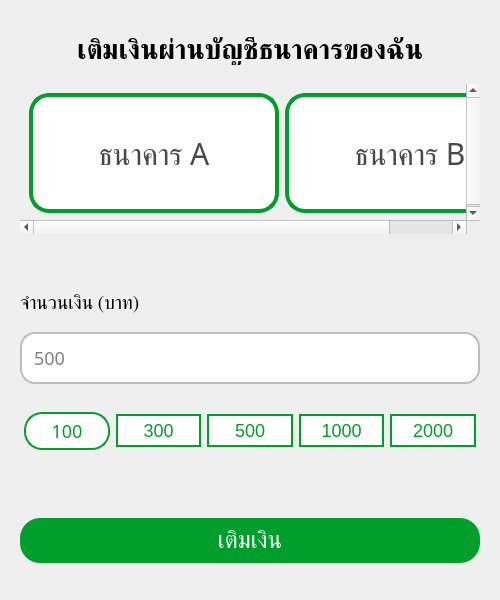
<?xml version="1.0" encoding="UTF-8"?>
<ui version="4.0">
 <class>TopUpDialog</class>
 <widget class="QDialog" name="TopUpDialog">
  <property name="geometry">
   <rect>
    <x>0</x>
    <y>0</y>
    <width>500</width>
    <height>600</height>
   </rect>
  </property>
  <property name="sizePolicy">
   <sizepolicy hsizetype="Preferred" vsizetype="Preferred">
    <horstretch>0</horstretch>
    <verstretch>0</verstretch>
   </sizepolicy>
  </property>
  <property name="minimumSize">
   <size>
    <width>500</width>
    <height>600</height>
   </size>
  </property>
  <property name="windowTitle">
   <string>Dialog</string>
  </property>
  <layout class="QVBoxLayout" name="verticalLayout">
   <property name="spacing">
    <number>2</number>
   </property>
   <property name="leftMargin">
    <number>20</number>
   </property>
   <property name="topMargin">
    <number>20</number>
   </property>
   <property name="rightMargin">
    <number>20</number>
   </property>
   <property name="bottomMargin">
    <number>20</number>
   </property>
   <item>
    <widget class="QLabel" name="label">
     <property name="sizePolicy">
      <sizepolicy hsizetype="Preferred" vsizetype="Maximum">
       <horstretch>0</horstretch>
       <verstretch>0</verstretch>
      </sizepolicy>
     </property>
     <property name="font">
      <font>
       <family>Kanit</family>
       <pointsize>20</pointsize>
       <bold>true</bold>
      </font>
     </property>
     <property name="text">
      <string>เติมเงินผ่านบัญชีธนาคารของฉัน</string>
     </property>
     <property name="alignment">
      <set>Qt::AlignmentFlag::AlignCenter</set>
     </property>
    </widget>
   </item>
   <item>
    <widget class="QScrollArea" name="scrollArea">
     <property name="sizePolicy">
      <sizepolicy hsizetype="Expanding" vsizetype="Preferred">
       <horstretch>0</horstretch>
       <verstretch>0</verstretch>
      </sizepolicy>
     </property>
     <property name="minimumSize">
      <size>
       <width>0</width>
       <height>0</height>
      </size>
     </property>
     <property name="maximumSize">
      <size>
       <width>16777215</width>
       <height>150</height>
      </size>
     </property>
     <property name="frameShape">
      <enum>QFrame::Shape::NoFrame</enum>
     </property>
     <property name="widgetResizable">
      <bool>true</bool>
     </property>
     <property name="alignment">
      <set>Qt::AlignmentFlag::AlignLeading|Qt::AlignmentFlag::AlignLeft|Qt::AlignmentFlag::AlignTop</set>
     </property>
     <widget class="QWidget" name="scrollAreaWidgetContents">
      <property name="geometry">
       <rect>
        <x>0</x>
        <y>0</y>
        <width>529</width>
        <height>142</height>
       </rect>
      </property>
      <property name="sizePolicy">
       <sizepolicy hsizetype="Preferred" vsizetype="Maximum">
        <horstretch>0</horstretch>
        <verstretch>0</verstretch>
       </sizepolicy>
      </property>
      <layout class="QHBoxLayout" name="horizontalLayout">
       <item>
        <widget class="QWidget" name="widget" native="true">
         <property name="minimumSize">
          <size>
           <width>250</width>
           <height>120</height>
          </size>
         </property>
         <property name="maximumSize">
          <size>
           <width>250</width>
           <height>120</height>
          </size>
         </property>
         <property name="styleSheet">
          <string notr="true">QWidget {
	border: 4px solid #009E2A;
	border-radius: 20px;
	background: white;
}

QWidget::hover {
	background: #EEFBF0;
}</string>
         </property>
         <layout class="QHBoxLayout" name="horizontalLayout_2">
          <item>
           <widget class="QLabel" name="label_2">
            <property name="font">
             <font>
              <family>Kanit</family>
              <pointsize>-1</pointsize>
              <fontweight>Medium</fontweight>
             </font>
            </property>
            <property name="styleSheet">
             <string notr="true">QLabel {
	border: none;
	color: #484848;
	font-size: 30px;
	background: transparent;
}</string>
            </property>
            <property name="text">
             <string>ธนาคาร A</string>
            </property>
            <property name="alignment">
             <set>Qt::AlignmentFlag::AlignCenter</set>
            </property>
           </widget>
          </item>
         </layout>
        </widget>
       </item>
       <item>
        <widget class="QWidget" name="widget_2" native="true">
         <property name="minimumSize">
          <size>
           <width>250</width>
           <height>120</height>
          </size>
         </property>
         <property name="maximumSize">
          <size>
           <width>250</width>
           <height>120</height>
          </size>
         </property>
         <property name="styleSheet">
          <string notr="true">QWidget {
	border: 4px solid #009E2A;
	border-radius: 20px;
	background: white;
}

QWidget::hover {
	background: #EEFBF0;
}</string>
         </property>
         <layout class="QHBoxLayout" name="horizontalLayout_3">
          <item>
           <widget class="QLabel" name="label_3">
            <property name="font">
             <font>
              <family>Kanit</family>
              <pointsize>-1</pointsize>
              <fontweight>Medium</fontweight>
             </font>
            </property>
            <property name="styleSheet">
             <string notr="true">QLabel {
	border: none;
	color: #484848;
	font-size: 30px;
	background: transparent;
}</string>
            </property>
            <property name="text">
             <string>ธนาคาร B</string>
            </property>
            <property name="alignment">
             <set>Qt::AlignmentFlag::AlignCenter</set>
            </property>
           </widget>
          </item>
         </layout>
        </widget>
       </item>
      </layout>
     </widget>
    </widget>
   </item>
   <item>
    <spacer name="verticalSpacer_3">
     <property name="orientation">
      <enum>Qt::Orientation::Vertical</enum>
     </property>
     <property name="sizeType">
      <enum>QSizePolicy::Policy::Fixed</enum>
     </property>
     <property name="sizeHint" stdset="0">
      <size>
       <width>20</width>
       <height>40</height>
      </size>
     </property>
    </spacer>
   </item>
   <item>
    <widget class="QLabel" name="label_4">
     <property name="sizePolicy">
      <sizepolicy hsizetype="Preferred" vsizetype="Maximum">
       <horstretch>0</horstretch>
       <verstretch>0</verstretch>
      </sizepolicy>
     </property>
     <property name="font">
      <font>
       <family>Kanit</family>
       <pointsize>14</pointsize>
       <fontweight>DemiBold</fontweight>
      </font>
     </property>
     <property name="text">
      <string>จำนวนเงิน (บาท)</string>
     </property>
    </widget>
   </item>
   <item>
    <widget class="QLineEdit" name="amountEdit">
     <property name="font">
      <font>
       <family>Kanit</family>
       <pointsize>-1</pointsize>
      </font>
     </property>
     <property name="styleSheet">
      <string notr="true">padding: 10px;
background: white;
font-size: 18px;
border-radius: 15px;
border: 2px solid #BCBCBC;
</string>
     </property>
     <property name="placeholderText">
      <string>500</string>
     </property>
    </widget>
   </item>
   <item>
    <widget class="QWidget" name="SelectBalanceRow" native="true">
     <property name="sizePolicy">
      <sizepolicy hsizetype="Preferred" vsizetype="Maximum">
       <horstretch>0</horstretch>
       <verstretch>0</verstretch>
      </sizepolicy>
     </property>
     <layout class="QHBoxLayout" name="horizontalLayout_4">
      <property name="leftMargin">
       <number>4</number>
      </property>
      <property name="rightMargin">
       <number>4</number>
      </property>
      <item>
       <widget class="QPushButton" name="Top100">
        <property name="font">
         <font>
          <family>Kanit</family>
          <pointsize>-1</pointsize>
         </font>
        </property>
        <property name="styleSheet">
         <string notr="true">padding: 4px;
background: white;
font-size: 18px;
border-radius: 18px;
border: 2px solid #009E2A;
color: #009E2A;
</string>
        </property>
        <property name="text">
         <string>100</string>
        </property>
       </widget>
      </item>
      <item>
       <widget class="QPushButton" name="Top300">
        <property name="font">
         <font>
          <pointsize>-1</pointsize>
          <fontweight>DemiBold</fontweight>
         </font>
        </property>
        <property name="styleSheet">
         <string notr="true">padding: 4px;
background: white;
font-size: 18px;
border-radius: 18px;
border: 2px solid #009E2A;
color: #009E2A;
</string>
        </property>
        <property name="text">
         <string>300</string>
        </property>
       </widget>
      </item>
      <item>
       <widget class="QPushButton" name="Top500">
        <property name="font">
         <font>
          <pointsize>-1</pointsize>
          <fontweight>DemiBold</fontweight>
         </font>
        </property>
        <property name="styleSheet">
         <string notr="true">padding: 4px;
background: white;
font-size: 18px;
border-radius: 18px;
border: 2px solid #009E2A;
color: #009E2A;
</string>
        </property>
        <property name="text">
         <string>500</string>
        </property>
       </widget>
      </item>
      <item>
       <widget class="QPushButton" name="Top1000">
        <property name="font">
         <font>
          <pointsize>-1</pointsize>
          <fontweight>DemiBold</fontweight>
         </font>
        </property>
        <property name="styleSheet">
         <string notr="true">padding: 4px;
background: white;
font-size: 18px;
border-radius: 18px;
border: 2px solid #009E2A;
color: #009E2A;
</string>
        </property>
        <property name="text">
         <string>1000</string>
        </property>
       </widget>
      </item>
      <item>
       <widget class="QPushButton" name="Top2000">
        <property name="font">
         <font>
          <pointsize>-1</pointsize>
          <fontweight>DemiBold</fontweight>
         </font>
        </property>
        <property name="styleSheet">
         <string notr="true">padding: 4px;
background: white;
font-size: 18px;
border-radius: 18px;
border: 2px solid #009E2A;
color: #009E2A;
</string>
        </property>
        <property name="text">
         <string>2000</string>
        </property>
       </widget>
      </item>
     </layout>
    </widget>
   </item>
   <item>
    <spacer name="verticalSpacer_4">
     <property name="orientation">
      <enum>Qt::Orientation::Vertical</enum>
     </property>
     <property name="sizeType">
      <enum>QSizePolicy::Policy::Maximum</enum>
     </property>
     <property name="sizeHint" stdset="0">
      <size>
       <width>20</width>
       <height>30</height>
      </size>
     </property>
    </spacer>
   </item>
   <item>
    <widget class="QPushButton" name="ConfirmBtn">
     <property name="font">
      <font>
       <family>Kanit</family>
       <pointsize>-1</pointsize>
       <fontweight>DemiBold</fontweight>
      </font>
     </property>
     <property name="styleSheet">
      <string notr="true">background-color: #009E2A;
padding: 10px;
margin-top: 10px;
border-radius: 20px;
color: white;
font-size: 24px;
</string>
     </property>
     <property name="text">
      <string>เติมเงิน</string>
     </property>
    </widget>
   </item>
  </layout>
 </widget>
 <resources/>
 <connections/>
</ui>
